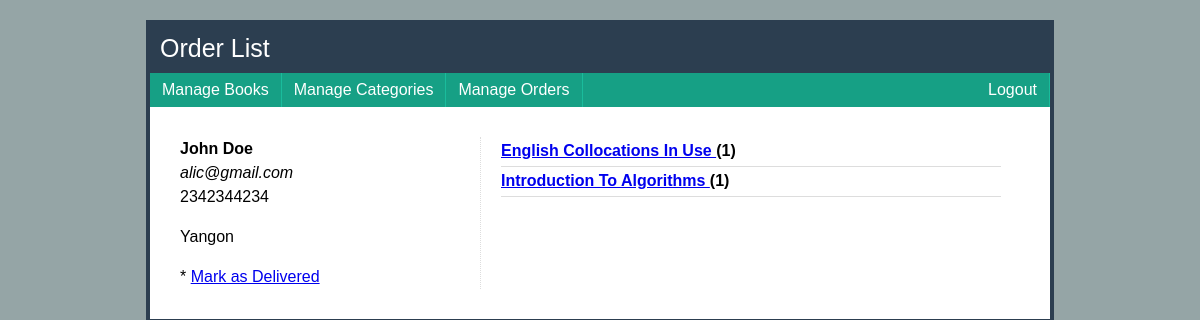
/admin/orders.php (signed in), run on the app's committed database.
### tables this page shows
CREATE TABLE `orders` (
  `id` int(11) NOT NULL,
  `name` varchar(255) NOT NULL,
  `email` varchar(255) NOT NULL,
  `phone` varchar(255) NOT NULL,
  `address` text NOT NULL,
  `status` int(1) NOT NULL,
  `created_date` datetime NOT NULL,
  `modified_date` datetime NOT NULL
);

CREATE TABLE `order_items` (
  `id` int(11) NOT NULL,
  `book_id` int(11) NOT NULL,
  `order_id` int(11) NOT NULL,
  `qty` int(11) NOT NULL
);

CREATE TABLE `books` (
  `id` int(11) NOT NULL,
  `title` varchar(255) NOT NULL,
  `author` varchar(255) NOT NULL,
  `summary` text NOT NULL,
  `price` float NOT NULL,
  `category_id` int(11) NOT NULL,
  `cover` varchar(255) NOT NULL,
  `created_date` datetime NOT NULL,
  `modified_date` datetime NOT NULL
);

### admin/orders.php (the view, shortened to what this page needs)
<!DOCTYPE html>
<html lang="en">
<head>
    <link rel="stylesheet" href="css/style.css">
</head>
<body>
    <h1>Order List</h1>
    <ul class="menu">
        <li><a href="book-list.php">Manage Books</a></li>
        <li><a href="cat-list.php">Manage Categories</a></li>
        <li><a href="orders.php">Manage Orders</a></li>
        <li style="float:right"><a href="logout.php">Logout</a></li>
    </ul>
    <?php
        include("confs/config.php");
        $orders = mysqli_query($conn, "SELECT * FROM orders");
    ?>
        <ul class="orders">
            <?php while($order = mysqli_fetch_assoc($orders) ) : ?>
                <?php if($order['status'] ): ?>
                <li class="delivered">
                <?php else: ?>
                <li>
                <?php endif; ?>
                    <div class="order">
                        <b><?php echo $order['name'] ?></b>
                        <i><?php echo $order['email'] ?> </i>
                        <span><?php echo $order['phone'] ?> </span>
                        <p><?php echo $order['address'] ?></p>
                        <?php if($order['status'] ): ?>
                        * <a href="order-status.php?id=<?php echo $order['id'] ?>&status=0">Undo</a>
                        <?php else: ?>
                        * <a href="order-status.php?id=<?php echo $order['id'] ?>&status=1">Mark as Delivered</a>
                        <?php endif; ?>
                    </div>
                    <div class="items">
                        <?php
                            $order_id = $order['id'];
                            $items = mysqli_query($conn, "SELECT order_items.*, books.title
                            FROM order_items LEFT JOIN books ON order_items.book_id = books.id
                            WHERE order_items.order_id = $order_id
                            ");
                            while($item = mysqli_fetch_assoc($items)) : ?>
                            <b>
                                <a href="./book-detail.php?id=<?php echo $item['id'] ?> ">
                                    <?php echo $item['title'] ?>
                                </a>
                                (<?php echo $item['qty'] ?>)
                            </b>
                            <?php endwhile; ?>
                    </div>
            </li>
            <?php endwhile; ?>
        </ul>
    </body>
</html>

### admin/css/style.css (style rules this page uses)
html { background: #95a5a6; }
body { font-family: 'Poppins', sans-serif; width: 900px; background: #fff; border: 4px solid #2c3e50; margin: 20px auto; }
h1 { padding: 10px; font-size: 25px; background: #2c3e50; margin: 0px auto; color: #fff; font-weight: 500; }
ul.menu { list-style-type: none; margin: 0; padding: 0; overflow: hidden; background: #16a085; }
ul.menu li { float: left; border-right: 1px solid #1abc9c; }
ul.menu li a { display: block; color: #fff; text-align: center; padding: 8px 12px; text-decoration: none; transition: all 0.3s ease; }
ul.orders { list-style: none; margin: 20px; padding: 0; line-height: 1.5em; }
ul.orders li { padding: 10px; bottom: 1px solid #ddd; margin-bottom: 10px; overflow: hidden; font-style: 15px; }
ul.orders .order { float: left; width: 300px; border-right: 1px dotted #ddd; margin-right: 20px; }
ul.orders .items { float: left; width: 500px; }
ul.orders b, ul.orders i, ul.orders span { display: block; }
ul.orders .items b { border-bottom: 1px solid #ddd; line-height: 1.8em; }

### data on the page
orders: name "John Doe", email "alic@gmail.com", phone "2342344234", address "Yangon"
order_items: book.title "English Collocations In Use", qty "1"
order_items: book.title "Introduction To Algorithms", qty "1"
